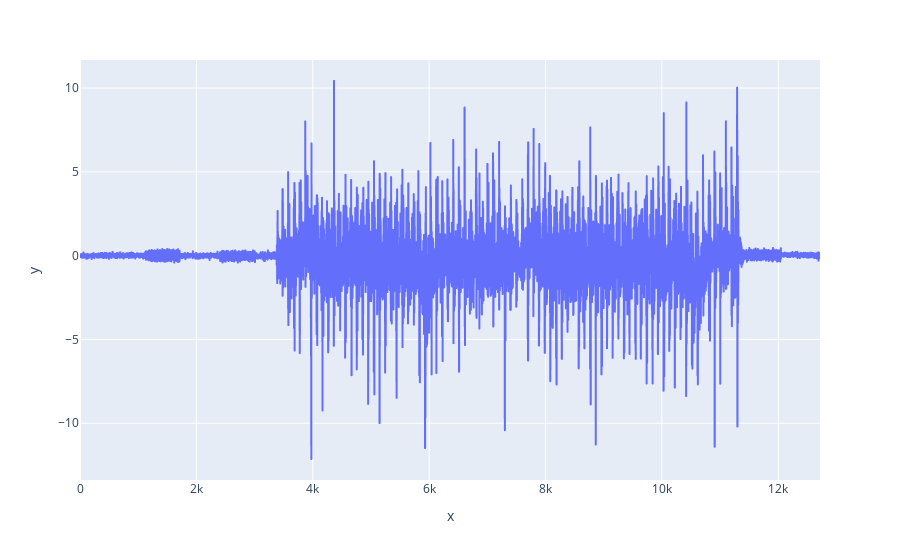

Source (notebook cell):
### Code cell
fig = px.line(y=accels_x - accel_x_bias)
# fig.add_scatter(x=time, y=accels_x_unfiltered, name='unfiltered accel x')
# fig.add_scatter(x=time, y=accels_x_unfiltered)
fig.show()

### Figure 1 — Plotly figure (JSON) as saved in the notebook; plotly's stock layout.template omitted (floating-point values rounded to 4 significant figures; data arrays with more than 128 entries replaced by an {"elided": "..."} marker saying what was removed)
{"data": [{"hovertemplate": "x=%{x}<br>y=%{y}<extra></extra>", "legendgroup": "", "line": {"color": "#636efa", "dash": "solid"}, "marker": {"symbol": "circle"}, "mode": "lines", "name": "", "showlegend": false, "type": "scattergl", "x": {"elided": "12718 int values"}, "xaxis": "x", "y": {"elided": "12718 float values"}, "yaxis": "y"}], "layout": {"legend": {"tracegroupgap": 0}, "margin": {"t": 60}, "xaxis": {"anchor": "y", "domain": [0, 1], "title": {"text": "x"}}, "yaxis": {"anchor": "x", "domain": [0, 1], "title": {"text": "y"}}}}
